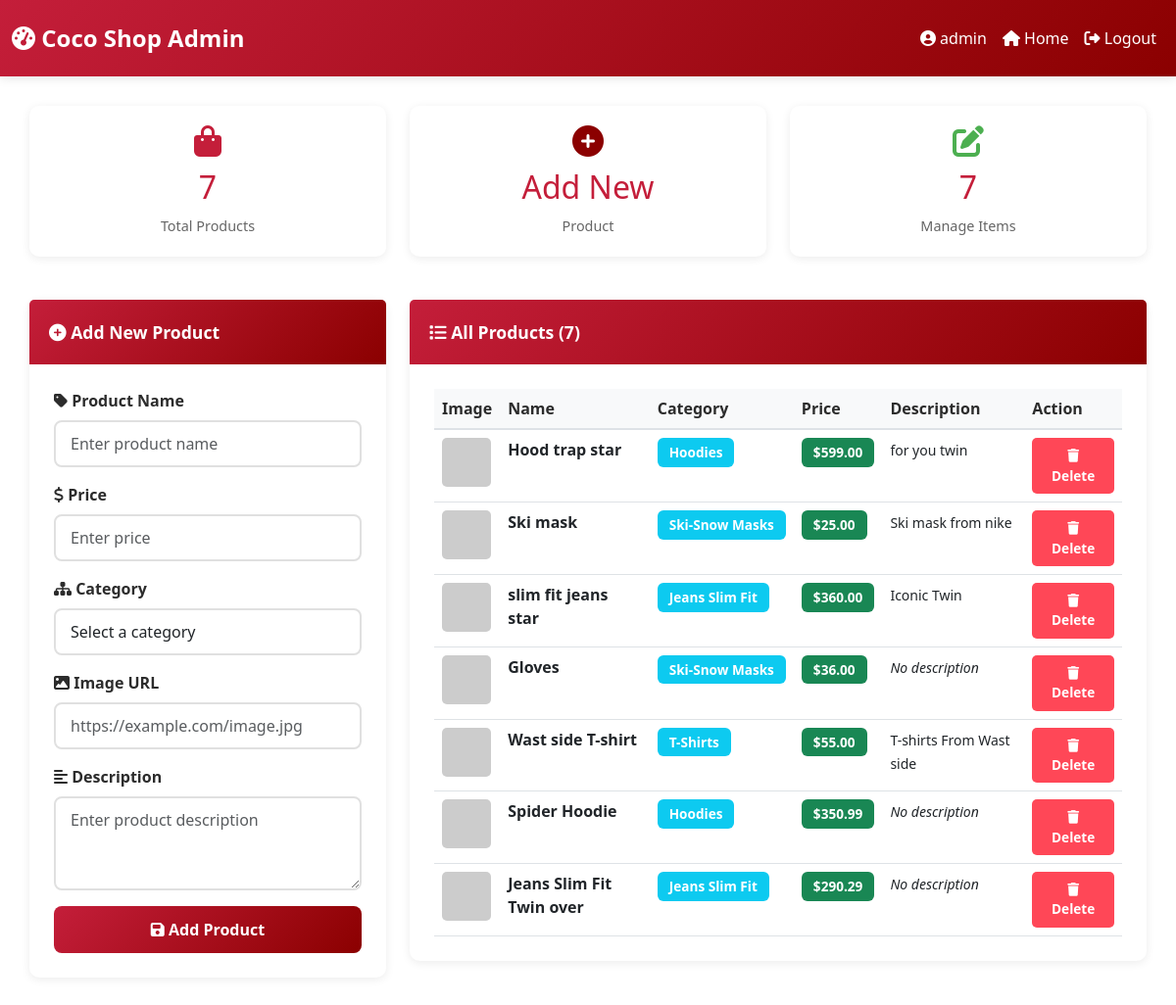
/dashboard (signed in), run on the app's committed database.
### app.py (models this page shows, shortened)
class Product(db.Model):
    __tablename__ = 'products'
    id = db.Column(db.Integer, primary_key=True)
    name = db.Column(db.String(120), nullable=False, unique=False)
    price = db.Column(db.Float, nullable=False)
    image_url = db.Column(db.String(500), nullable=True)
    description = db.Column(db.Text, nullable=True)
    category_id = db.Column(db.Integer, db.ForeignKey('categories.id'), nullable=False, default=1)
    created_at = db.Column(db.DateTime, default=db.func.current_timestamp())

class Category(db.Model):
    __tablename__ = 'categories'
    id = db.Column(db.Integer, primary_key=True)
    name = db.Column(db.String(50), nullable=False, unique=True)
    icon = db.Column(db.String(30), default='fas fa-tag')
    products = db.relationship('Product', backref='category', lazy=True, cascade='all, delete-orphan')

### app.py (the view)
@app.route('/dashboard')
@login_required
def dashboard():
    products = Product.query.all()
    categories = Category.query.all()
    return render_template('admin.html', products=products, categories=categories)

### app.py (called while the page is built)
def login_required(f):
    @wraps(f)
    def decorated_function(*args, **kwargs):
        if 'admin_logged_in' not in session:
            return redirect(url_for('login'))
        return f(*args, **kwargs)
    return decorated_function

### templates/admin.html (shortened to what this page needs)
<!DOCTYPE html>
<html lang="th">
<head>
    <link href="https://cdn.jsdelivr.net/npm/bootstrap@5.3.0/dist/css/bootstrap.min.css" rel="stylesheet">
    <link rel="stylesheet" href="https://cdnjs.cloudflare.com/ajax/libs/font-awesome/6.4.0/css/all.min.css">
</head>
<body>
    <nav class="navbar navbar-expand-lg navbar-dark">
        <div class="container-fluid">
            <a class="navbar-brand" href="/">
                <i class="fas fa-tachometer-alt"></i> Coco Shop Admin
            </a>
            <div class="collapse navbar-collapse" id="navbarNav">
                <ul class="navbar-nav ms-auto">
                    <li class="nav-item">
                        <span class="nav-link">
                            <i class="fas fa-user-circle"></i>
                            {% if session.get('admin_username') %}
                                {{ session.get('admin_username') }}
                            {% else %}
                                Admin
                            {% endif %}
                        </span>
                    </li>
                    <li class="nav-item">
                        <a class="nav-link" href="/">
                            <i class="fas fa-home"></i> Home
                        </a>
                    </li>
                    <li class="nav-item">
                        <a class="nav-link" href="{{ url_for('logout') }}">
                            <i class="fas fa-sign-out-alt"></i> Logout
                        </a>
                    </li>
                </ul>
            </div>
        </div>
    </nav>
    <div class="container main-container">
        <div class="row mb-4">
            <div class="col-md-4">
                <div class="stats-card">
                    <i class="fas fa-shopping-bag" style="font-size: 2rem; color: var(--primary-color);"></i>
                    <h3>{{ products|length }}</h3>
                    <p>Total Products</p>
                </div>
            </div>
            <div class="col-md-4">
                <div class="stats-card">
                    <i class="fas fa-plus-circle" style="font-size: 2rem; color: var(--secondary-color);"></i>
                    <h3>Add New</h3>
                    <p>Product</p>
                </div>
            </div>
            <div class="col-md-4">
                <div class="stats-card">
                    <i class="fas fa-edit" style="font-size: 2rem; color: #4CAF50;"></i>
                    <h3>{{ products|length }}</h3>
                    <p>Manage Items</p>
                </div>
            </div>
        </div>
        <div class="row">
            <div class="col-lg-4">
                <div class="card">
                    <div class="card-header">
                        <i class="fas fa-plus-circle"></i> Add New Product
                    </div>
                    <div class="card-body">
                        <form method="POST" action="{{ url_for('add_product') }}">
                            <div class="mb-3">
                                <label for="name" class="form-label">
                                    <i class="fas fa-tag"></i> Product Name
                                </label>
                                <input
                                    type="text"
                                    class="form-control"
                                    id="name"
                                    name="name"
                                    placeholder="Enter product name"
                                    required
                                >
                            </div>
                            <div class="mb-3">
                                <label for="price" class="form-label">
                                    <i class="fas fa-dollar-sign"></i> Price
                                </label>
                                <input
                                    type="number"
                                    class="form-control"
                                    id="price"
                                    name="price"
                                    placeholder="Enter price"
                                    step="0.01"
                                    min="0"
                                    required
                                >
                            </div>
                            <div class="mb-3">
                                <label for="category_id" class="form-label">
                                    <i class="fas fa-sitemap"></i> Category
                                </label>
                                <select
                                    class="form-control"
                                    id="category_id"
                                    name="category_id"
                                    required
                                >
                                    <option value="">Select a category</option>
                                </select>
                            </div>
                            <div class="mb-3">
                                <label for="image_url" class="form-label">
                                    <i class="fas fa-image"></i> Image URL
                                </label>
                                <input
                                    type="url"
                                    class="form-control"
                                    id="image_url"
                                    name="image_url"
                                    placeholder="https://example.com/image.jpg"
                                    required
                                >
                            </div>
                            <div class="mb-3">
                                <label for="description" class="form-label">
                                    <i class="fas fa-align-left"></i> Description
                                </label>
                                <textarea
                                    class="form-control"
                                    id="description"
                                    name="description"
                                    placeholder="Enter product description"
                                    rows="3"
                                ></textarea>
                            </div>
                            <button type="submit" class="btn-submit">
                                <i class="fas fa-save"></i> Add Product
                            </button>
                        </form>
                    </div>
                </div>
            </div>
            <div class="col-lg-8">
                <div class="card">
                    <div class="card-header">
                        <i class="fas fa-list"></i> All Products ({{ products|length }})
                    </div>
                    <div class="card-body">
                        {% if products %}
                            <div class="table-container">
                                <table class="table table-hover">
                                    <thead>
                                        <tr>
                                            <th>Image</th>
                                            <th>Name</th>
                                            <th>Category</th>
                                            <th>Price</th>
                                            <th>Description</th>
                                            <th>Action</th>
                                        </tr>
                                    </thead>
                                    <tbody>
                                        {% for product in products %}
                                        <tr>
                                            <td>
                                                <img
                                                    src="{{ product.image_url }}"
                                                    alt="{{ product.name }}"
                                                    class="product-img"
                                                    onerror="this.src='https://via.placeholder.com/50'"
                                                >
                                            </td>
                                            <td>
                                                <strong>{{ product.name }}</strong>
                                            </td>
                                            <td>
                                                <small class="badge bg-info">
                                                    {% if product.category %}
                                                        {{ product.category.name }}
                                                    {% else %}
                                                        Others
                                                    {% endif %}
                                                </small>
                                            </td>
                                            <td>
                                                <span class="badge bg-success">${{ "%.2f"|format(product.price) }}</span>
                                            </td>
                                            <td>
                                                <small>
                                                    {% if product.description %}
                                                        {{ product.description[:50] }}{% if product.description|length > 50 %}...{% endif %}
                                                    {% else %}
                                                        <em>No description</em>
                                                    {% endif %}
                                                </small>
                                            </td>
                                            <td>
                                                <form
                                                    method="POST"
                                                    action="{{ url_for('delete_product', product_id=product.id) }}"
                                                    onsubmit="return confirm('Are you sure you want to delete this product?');"
                                                    style="display: inline;"
                                                >
                                                    <button type="submit" class="btn-delete">
                                                        <i class="fas fa-trash"></i> Delete
                                                    </button>
                                                </form>
                                            </td>
                                        </tr>
                                        {% endfor %}
                                    </tbody>
                                </table>
                            </div>
                        {% else %}
                            <div class="alert alert-info">
                                <i class="fas fa-info-circle"></i>
                                No products yet. Add your first product using the form!
                            </div>
                        {% endif %}
                    </div>
                </div>
            </div>
        </div>
    </div>
</body>
</html>

### templates/admin.html (style rules this page uses)
:root { --primary-color: #C41E3A; --secondary-color: #8B0000; --dark-color: #2C2C2C; --light-color: #FFFFFF; }
* { margin: 0; padding: 0; box-sizing: border-box; }
body { font-family: 'Segoe UI', Tahoma, Geneva, Verdana, sans-serif; background-color: var(--light-color); }
.navbar { background: linear-gradient(135deg, var(--primary-color) 0%, var(--secondary-color) 100%); box-shadow: 0 2px 10px rgba(0, 0, 0, 0.1); padding: 1rem 0; }
.navbar-brand { font-size: 1.5rem; font-weight: bold; color: white !important; }
.nav-link { color: white !important; font-weight: 500; transition: all 0.3s ease; }
.main-container { padding: 30px 0; }
.card { border: none; border-radius: 10px; box-shadow: 0 2px 10px rgba(0, 0, 0, 0.08); margin-bottom: 20px; }
.card-header { background: linear-gradient(135deg, var(--primary-color) 0%, var(--secondary-color) 100%); color: white; border: none; border-radius: 10px 10px 0 0; padding: 20px; font-weight: bold; font-size: 1.1rem; }
.card-body { padding: 25px; }
.form-label { font-weight: 600; color: var(--dark-color); margin-bottom: 8px; }
.form-control { border: 2px solid #e0e0e0; border-radius: 8px; padding: 10px 15px; transition: all 0.3s ease; }
.btn-submit { background: linear-gradient(135deg, var(--primary-color) 0%, var(--secondary-color) 100%); color: white; border: none; padding: 12px 30px; font-weight: bold; border-radius: 8px; transition: all 0.3s ease; width: 100%; }
.table-container { overflow-x: auto; }
.table { margin: 0; }
.table thead th { background-color: #f8f9fa; border-top: none; color: var(--dark-color); font-weight: 600; border-bottom: 2px solid #dee2e6; }
.table tbody tr { border-bottom: 1px solid #dee2e6; transition: all 0.3s ease; }
.product-img { width: 50px; height: 50px; object-fit: cover; border-radius: 5px; }
.btn-delete { background-color: #ff4757; color: white; border: none; padding: 8px 15px; border-radius: 5px; cursor: pointer; transition: all 0.3s ease; font-weight: bold; font-size: 0.85rem; }
.badge { padding: 8px 12px; font-size: 0.85rem; }
.stats-card { background: white; border-radius: 10px; padding: 20px; text-align: center; box-shadow: 0 2px 10px rgba(0, 0, 0, 0.08); margin-bottom: 20px; }
.stats-card h3 { color: var(--primary-color); font-size: 2rem; margin: 10px 0; }
.stats-card p { color: #666; margin: 0; font-size: 0.9rem; }

### data on the page
Product: name "Hood trap star", category.name "Hoodies", price "599.00", description "for you twin"
Product: name "Ski mask", category.name "Ski-Snow Masks", price "25.00", description "Ski mask from nike"
Product: name "slim fit jeans star", category.name "Jeans Slim Fit", price "360.00", description "Iconic Twin"
Product: name "Gloves", category.name "Ski-Snow Masks", price "36.00", description "No description"
Product: name "Wast side T-shirt", category.name "T-Shirts", price "55.00", description "T-shirts From Wast side"
Product: name "Spider Hoodie", category.name "Hoodies", price "350.99", description "No description"
Product: name "Jeans Slim Fit Twin over", category.name "Jeans Slim Fit", price "290.29", description "No description"

### other printed values
{{ session.get('admin_username') }} "admin"
{{ products|length }} "7"
